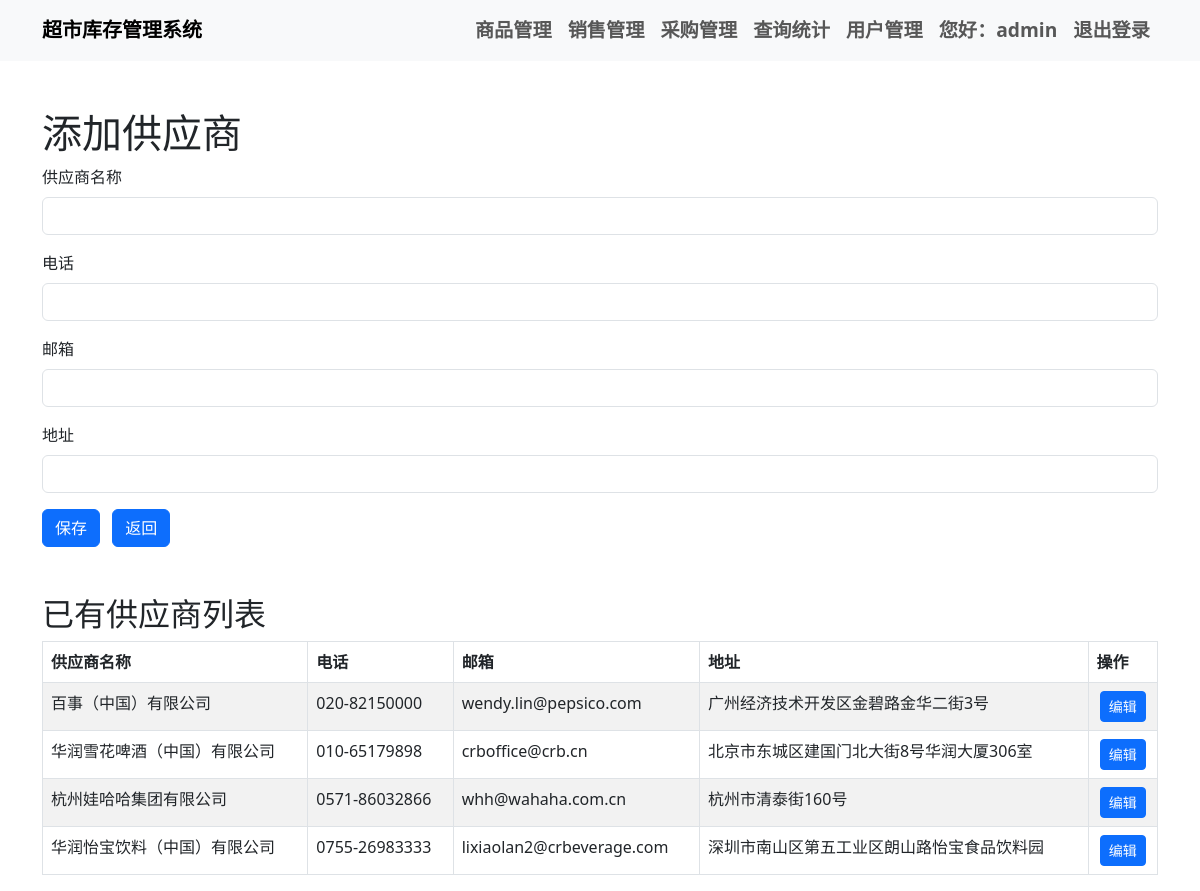
The app's page /edit_supplier/ (signed in) with its own data.
### inventory_app/models.py (models this page shows, shortened)
class Supplier(models.Model):
    name = models.CharField(max_length=100)
    phone = models.CharField(max_length=20, blank=True, null=True)
    email = models.EmailField(max_length=254, blank=True, null=True)
    address = models.CharField(max_length=200, blank=True, null=True)

### inventory_app/views.py (the view)
# urls.py: path('edit_supplier/', edit_supplier, name='edit_supplier'),
@login_required
def edit_supplier(request):
    if request.method == 'POST':
        supplier_name = request.POST.get('supplier_name')
        phone = request.POST.get('phone')
        email = request.POST.get('email')
        address = request.POST.get('address')
        Supplier.objects.create(name=supplier_name, phone=phone, email=email, address=address)
        suppliers = Supplier.objects.all()
        return render(request, 'edit_supplier.html', {'suppliers': suppliers})
    else:
        suppliers = Supplier.objects.all()
        return render(request, 'edit_supplier.html', {'suppliers': suppliers})

### templates/edit_supplier.html (shortened to what this page needs)
{% extends 'base.html' %}
{% block content %}
    <h1 class="mt-5">添加供应商</h1>
    <form method="post" action="{% url 'edit_supplier' %}">
        <div class="mb-3">
            <label for="supplier_name" class="form-label">供应商名称</label>
            <input type="text" id="supplier_name" name="supplier_name" required class="form-control">
        </div>
        <div class="mb-3">
            <label for="phone" class="form-label">电话</label>
            <input type="text" id="phone" name="phone" class="form-control">
        </div>
        <div class="mb-3">
            <label for="email" class="form-label">邮箱</label>
            <input type="email" id="email" name="email" class="form-control">
        </div>
        <div class="mb-3">
            <label for="address" class="form-label">地址</label>
            <input type="text" id="address" name="address" class="form-control">
        </div>
        <button type="submit" class="btn btn-primary">保存</button>
        <a href="javascript:history.back()" class="btn btn-primary ms-2">返回</a>
    </form>
    <h2 class="mt-5">已有供应商列表</h2>
    <table class="table table-striped table-bordered">
        <thead>
            <tr>
                <th>供应商名称</th>
                <th>电话</th>
                <th>邮箱</th>
                <th>地址</th>
                <th>操作</th>
            </tr>
        </thead>
        <tbody>
            {% for supplier in suppliers %}
                <tr>
                    <td>{{ supplier.name }}</td>
                    <td>{{ supplier.phone }}</td>
                    <td>{{ supplier.email }}</td>
                    <td>{{ supplier.address }}</td>
                    <td style="text-align: center;">
                        <a href="{% url 'edit_single_supplier' supplier.id %}" class="btn btn-sm btn-primary">编辑</a>
                    </td>
                </tr>
            {% endfor %}
        </tbody>
    </table>
{% endblock %}

### templates/base.html (shortened to what this page needs)
<!DOCTYPE html>
<html lang="zh-CN">
<head>
    <link href="https://cdn.jsdelivr.net/npm/bootstrap@5.3.0/dist/css/bootstrap.min.css" rel="stylesheet">
</head>
<body>
    <nav class="navbar navbar-expand-lg navbar-light bg-light">
        <div class="container">
            <a class="navbar-brand" href="{% url 'home' %}">超市库存管理系统</a>
            <div class="collapse navbar-collapse" id="navbarNav">
                <ul class="navbar-nav ms-auto">
                    {% if user.is_authenticated %}
                        <li class="nav-item">
                            <a class="nav-link" href="{% url 'product_management' %}">商品管理</a>
                        </li>
                        <li class="nav-item">
                            <a class="nav-link" href="{% url 'sales_management' %}">销售管理</a>
                        </li>
                        <li class="nav-item">
                            <a class="nav-link" href="{% url 'purchase_management' %}">采购管理</a>
                        </li>
                        <li class="nav-item">
                            <a class="nav-link" href="{% url 'query_statistics' %}">查询统计</a>
                        </li>
                        {% if user.is_superuser %}
                            <li class="nav-item">
                                <a class="nav-link" href="{% url 'user_management' %}">用户管理</a>
                            </li>
                        {% endif %}
                        <li class="nav-item">
                            <span class="nav-link">您好：{{ user.username }}</span>
                        </li>
                        <li class="nav-item">
                            <a class="nav-link" href="{% url 'logout' %}">退出登录</a>
                        </li>
                    {% endif %}
                </ul>
            </div>
        </div>
    </nav>
    <div class="container mt-4">
        {% block content %}
        {% endblock %}
    </div>
</body>
</html>

### templates/base.html (style rules this page uses)
.navbar { font-size: 1.2rem; font-weight: bold; }

### records on screen
Supplier: name "百事（中国）有限公司", phone "020-82150000", email "wendy.lin@pepsico.com", address "广州经济技术开发区金碧路金华二街3号"
Supplier: name "华润雪花啤酒（中国）有限公司", phone "010-65179898", email "crboffice@crb.cn", address "北京市东城区建国门北大街8号华润大厦306室"
Supplier: name "杭州娃哈哈集团有限公司", phone "0571-86032866", email "whh@wahaha.com.cn", address "杭州市清泰街160号"
Supplier: name "华润怡宝饮料（中国）有限公司", phone "0755-26983333", email "lixiaolan2@crbeverage.com", address "深圳市南山区第五工业区朗山路怡宝食品饮料园"

### other values on screen
{{ user.username }} "admin"
